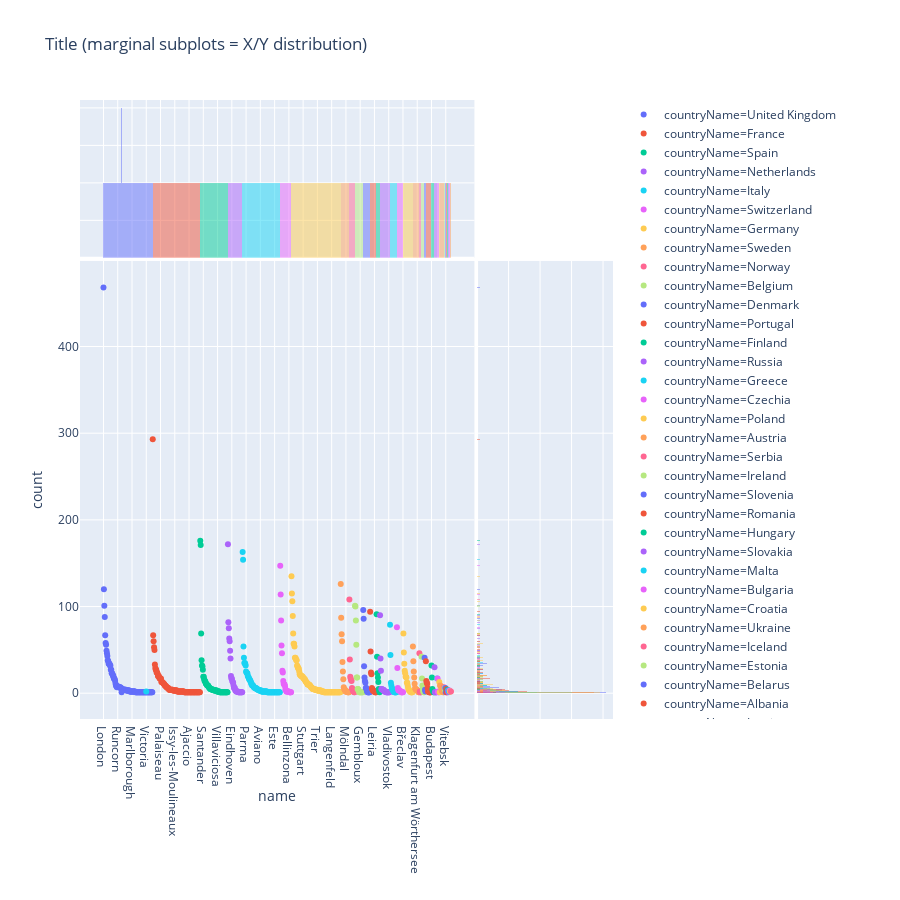

The cell this chart's notebook holds for it:
### Code cell
px.scatter(df, x="name", y="count", color="countryName", marginal_x="histogram", marginal_y="histogram", height=900, title="Title (marginal subplots = X/Y distribution)")
